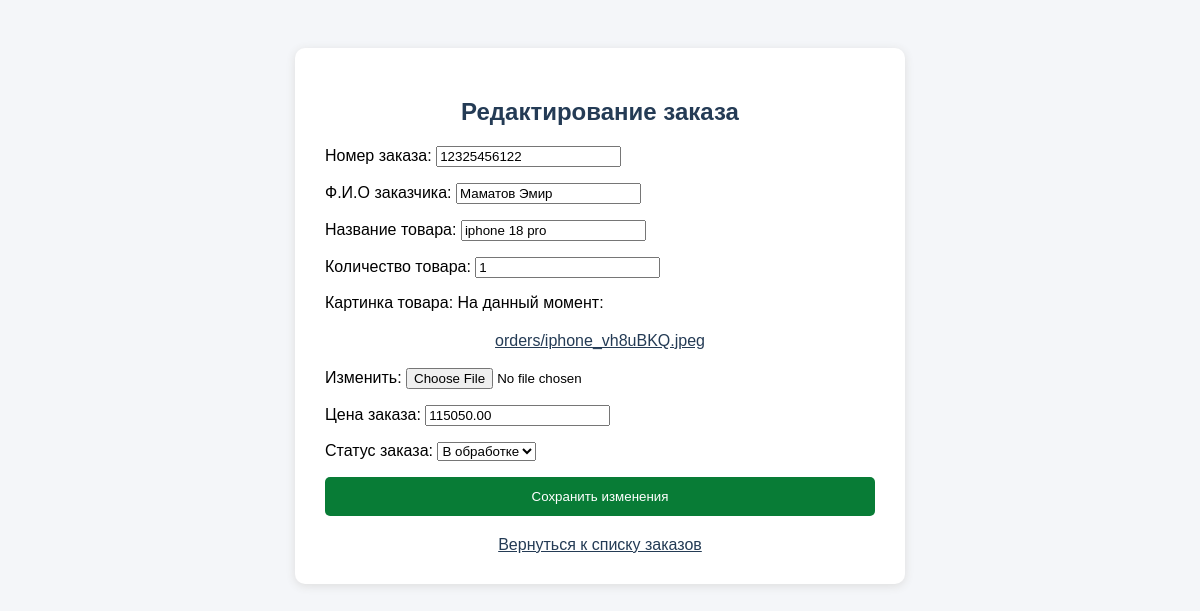
Screenshot of /order_list/7/edit/ with the database file from the repository.
### orders/models.py (models this page shows)
class Orders(models.Model):
    STATUS_CHOICES = (
    ('NEW', 'Новый'),
    ('PROCESSING', 'В обработке'),
    ('DELIVERED', 'Доставлен'),
)
    order_number = models.CharField(max_length=200, verbose_name='Номер заказа')
    customer_name = models.CharField(max_length=200, verbose_name='Ф.И.О заказчика')
    product_name = models.CharField(max_length=100, verbose_name='Название товара')
    quantity = models.PositiveIntegerField(verbose_name='Количество товара')
    image = models.ImageField(upload_to='orders/', verbose_name='Картинка товара')
    price = models.DecimalField(max_digits=8, decimal_places=2, verbose_name='Цена заказа')
    status = models.CharField(max_length=200, choices=STATUS_CHOICES, verbose_name='Статус заказа')
    created_at = models.DateField(auto_now_add=True)

### orders/views.py (the view, shortened to what this page needs)
# urls.py: path('order_list/<int:id>/edit/', UpdateOrderView.as_view(), name='update_order'),
class UpdateOrderView(generic.UpdateView):
    template_name = 'order_update.html'
    model = Orders
    form_class = OrdersForm
    success_url = '/order_list/'
    def get_object(self, **kwargs):
        order_id = self.kwargs.get('id')
        return get_object_or_404(self.model, id=order_id)

### orders/forms.py
class OrdersForm(forms.ModelForm):
    class Meta:
        model = Orders
        fields = '__all__'

### templates/order_update.html (shortened to what this page needs)
<!DOCTYPE html>
<html lang="ru">
<head>
</head>
<body>
<div class="container">
    <h2>Редактирование заказа</h2>
    <form method="POST" enctype="multipart/form-data">
        {{ form.as_p }}
        <button type="submit">Сохранить изменения</button>
    </form>
    <a href="{% url 'order_list' %}">Вернуться к списку заказов</a>
</div>
</body>
</html>

### templates/order_update.html (style rules this page uses)
body { font-family: Arial, sans-serif; background: #f4f6f9; padding: 40px; }
.container { max-width: 550px; margin: auto; background: white; padding: 30px; border-radius: 10px; box-shadow: 0 2px 10px #ddd; }
h2 { text-align: center; color: #243b55; }
button { background: #087c36; color: white; border: none; padding: 12px; border-radius: 5px; cursor: pointer; width: 100%; }
a { display: block; text-align: center; margin-top: 20px; color: #243b55; }

### rows the page displays
Orders: order_number "12325456122", customer_name "Маматов Эмир", product_name "iphone 18 pro", quantity "1", price "115050.00", status "В обработке"
